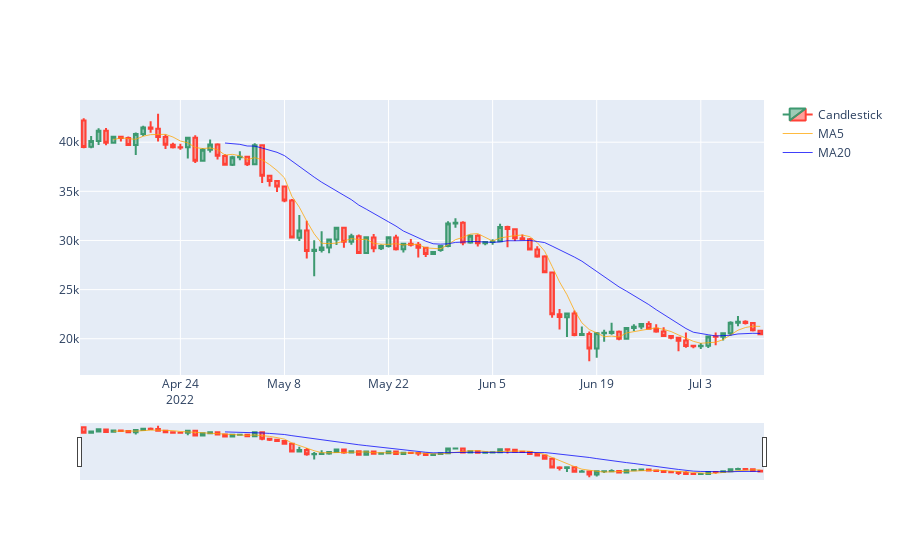

The notebook cell saved with this chart:
### Code cell
fig = go.Figure()

candle = go.Candlestick(x=btcl_df.index, open=btcl_df['Open'],
    high=btcl_df['High'], low=btcl_df['Low'],
    close=btcl_df['Close'], name="Candlestick")

ma5_line = go.Scatter(x=btcl_df.index, y=btcl_df['MA5'], 
    line=dict(color='rgba(255,165,0, 0.75)', 
    width=1), name="MA5")

ma20_line = go.Scatter(x=btcl_df.index, y=btcl_df['MA20'], 
    line=dict(color='rgba(0, 0, 250, 0.75)', 
    width=1), name="MA20")

fig.add_trace(candle)
fig.add_trace(ma5_line)
fig.add_trace(ma20_line)

fig.show()
## We see here that we are in a down trend long term
